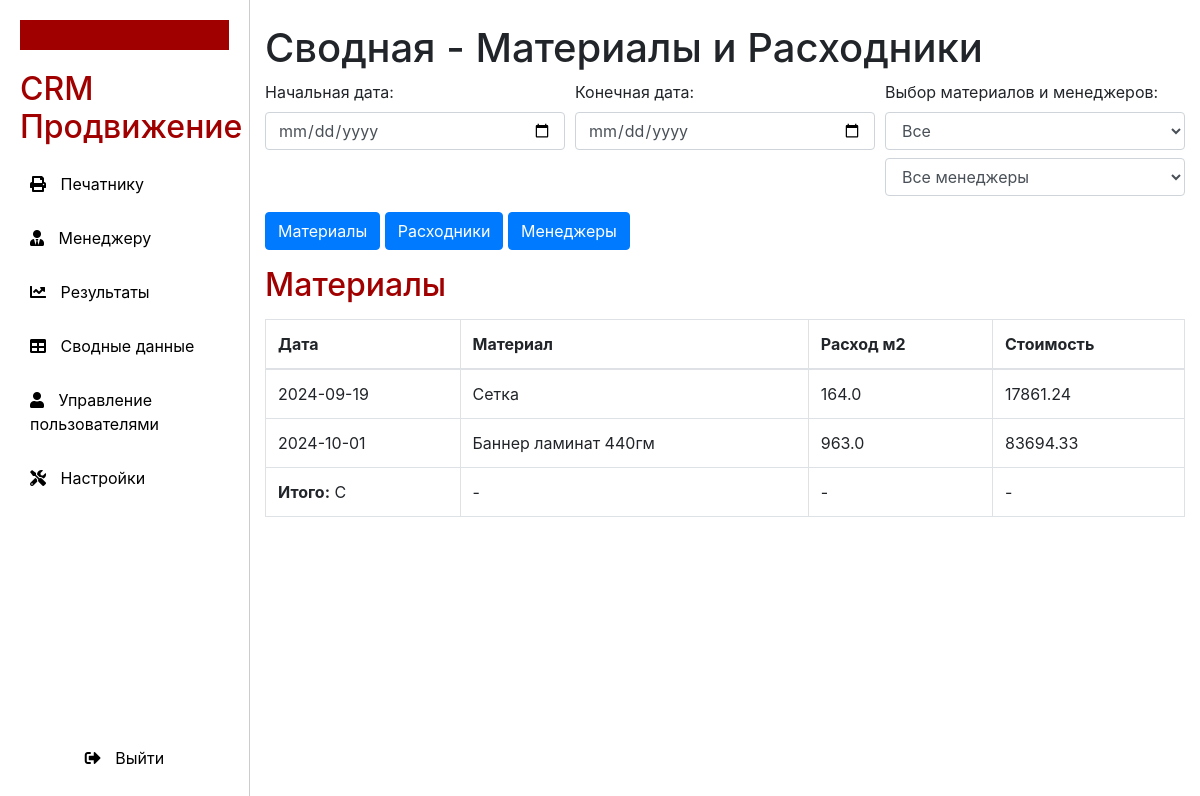
The page /summary (signed in) on the database its author committed.
### models.py (models this page shows)
class Order(Base):
    __tablename__ = 'orders'
    id = Column(Integer, primary_key=True, autoincrement=True)
    task_number = Column(Integer, nullable=False)
    date = Column(Date, nullable=False)
    subject = Column(String, nullable=False)
    material = Column(String, nullable=False)
    quantity = Column(Integer, nullable=False)
    performer = Column(String, nullable=False)
    print_width = Column(Float, nullable=False)
    print_height = Column(Float, nullable=False)
    canvas_width = Column(Float, nullable=False)
    canvas_length = Column(Float, nullable=False)
    eyelets = Column(String, nullable=False)
    spike = Column(String, nullable=False)
    reinforcement = Column(String, nullable=False)
    customer = Column(String, nullable=True)
    price_per_unit = Column(Integer, nullable=True)
    total_amount = Column(Integer, nullable=True)
    result: Mapped["Result"] = relationship(back_populates="order")

class Result(Base):
    __tablename__ = 'results'
    order_id = Column(Integer, ForeignKey('orders.id'), primary_key=True)
    total_print_area = Column(Float, nullable=True)
    total_canvas_area = Column(Float, nullable=True)
    total_paints = Column(Float, nullable=True)
    total_eyelets = Column(Integer, nullable=True)
    total_spikes = Column(Integer, nullable=True)
    total_reinforcements = Column(Integer, nullable=True)
    expenses_canvas = Column(Float, nullable=True)
    expenses_prints = Column(Float, nullable=True)
    expenses_eyelets = Column(Float, nullable=True)
    expenses_reinforcements = Column(Float, nullable=True)
    salary_printer = Column(Float, nullable=True)
    salary_eyelet_worker = Column(Float, nullable=True)
    salary_cutter = Column(Float, nullable=True)
    salary_welder = Column(Float, nullable=True)
    total_expenses = Column(Float, nullable=True)
    tax = Column(Float, nullable=True)
    margin = Column(Float, nullable=True)
    order: Mapped["Order"] = relationship(back_populates="result")

### main.py (the view)
@app.get("/summary", response_class=HTMLResponse)
def summary_page(
        request: Request,
        db: Session = Depends(get_db),  # Подключение к БД
        current_user: User = Depends(get_current_user)  # Получаем текущего пользователя
):
    check_role_access(current_user, {Role.superuser, Role.admin})
    if current_user.role in {Role.superuser, Role.admin}:
        orders = db.query(Order).order_by(Order.id.desc()).all()
    else:
        orders = db.query(Order).filter(Order.user_id == current_user.id).order_by(Order.id.desc()).all()
    results = db.query(Result).order_by(Result.order_id.desc()).all()
    settings = db.query(Settings).order_by(Settings.id.desc()).all()
    actual_settings = settings[0] if settings else None
    settings_el = (
        db.query(Settings)
        .filter(Settings.updated_at <= datetime.utcnow())
        .order_by(Settings.updated_at.desc())
        .first()
    )
    return templates.TemplateResponse("summary.html", {
        "request": request,
        "results": results,
        "orders": orders,
        "user": current_user,
        "role": current_user.role.value,
        "settings": settings_el,
        "actual_settings": actual_settings
    })

### templates/summary.html (shortened to what this page needs)
{% extends "layout.html" %}
{% block summary %}
<div class="container mt-4">
    <h1>Сводная - Материалы и Расходники</h1>
    <div class="form-row">
        <div class="form-group col-md-4">
            <label for="startDate">Начальная дата:</label>
            <input type="date" id="startDate" class="form-control">
        </div>
        <div class="form-group col-md-4">
            <label for="endDate">Конечная дата:</label>
            <input type="date" id="endDate" class="form-control">
        </div>
        <div class="form-group col-md-4">
            <label>Выбор материалов и менеджеров:</label>
            <select id="materialFilter" class="form-control">
                <option value="">Все</option>
            </select>
            <select id="managerFilter" class="form-control mt-2">
                <option value="">Все менеджеры</option>
            </select>
        </div>
    </div>
    <div>
        <button class="btn btn-primary" onclick="showTable('materialsTable')">Материалы</button>
        <button class="btn btn-primary" onclick="showTable('suppliesTable')">Расходники</button>
        <button class="btn btn-primary" onclick="showTable('managersTable')">Менеджеры</button>
    </div>
    <div id="materialsTable" class="table-container mt-3">
        <h2>Материалы</h2>
        <table class="table table-bordered">
            <thead>
                <tr>
                    <th>Дата</th>
                    <th>Материал</th>
                    <th>Расход м2</th>
                    <th>Стоимость</th>
                </tr>
            </thead>
            <tbody>
                {% for order in orders %}
                    <tr>
                        <td>{{ order.date.strftime("%Y-%m-%d") }}</td>
                        <td>{{ order.material }}</td>
                        <td>{{ order.result.total_canvas_area }}</td>
                        <td>{{ order.result.expenses_canvas }}</td>
                    </tr>
                {% endfor %}
            </tbody>
            <tfoot>
                <tr>
                    <td><strong>Итого:</strong> C </td>
                    <td>-</td>
                    <td id="totalMaterialArea">-</td>
                    <td id="totalMaterialCost">-</td>
                </tr>
            </tfoot>
        </table>
    </div>
</div>
{% endblock %}

### templates/layout.html (style rules this page uses)
body { display: flex; min-height: 100vh; margin: 0; }

### templates/sidebar.html (style rules this page uses)
h2 { color: #a10000; margin: 0 0 15px; }

### rows shown on the page
Order: date "2024-09-19", material "Сетка", result.total_canvas_area "164.0", result.expenses_canvas "17861.24"
Order: date "2024-10-01", material "Баннер ламинат 440гм", result.total_canvas_area "963.0", result.expenses_canvas "83694.33"
